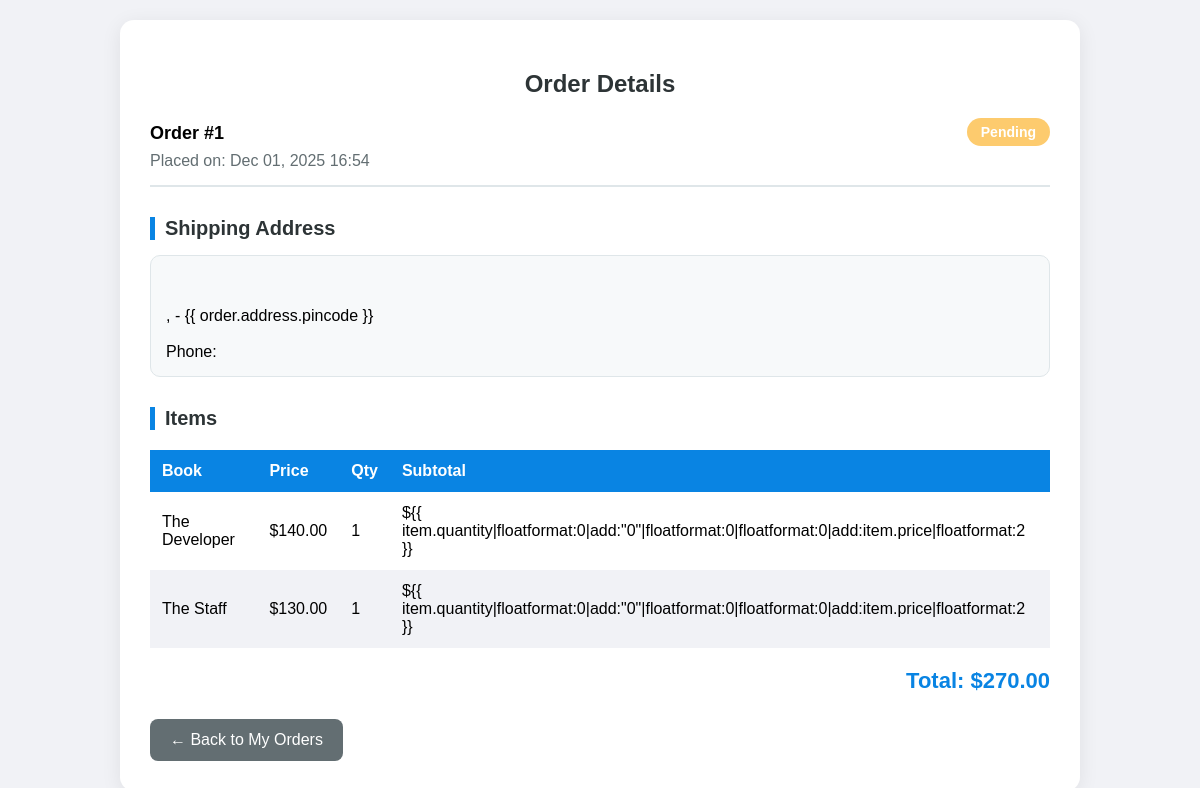
The page /ebook/orders/1/ (signed in) on the database its author committed.
### ebookapp/models.py (models this page shows, shortened)
class Order(models.Model):
    user = models.ForeignKey(User, on_delete=models.CASCADE)
    address = models.ForeignKey("Address", on_delete=models.SET_NULL, null=True, blank=True)
    total_amount = models.DecimalField(max_digits=10, decimal_places=2)
    created_at = models.DateTimeField(auto_now_add=True)
    STATUS_CHOICES = (
        ("PENDING", "Pending"),
        ("PROCESSING", "Processing"),
        ("SHIPPED", "Shipped"),
        ("DELIVERED", "Delivered"),
    )
    status = models.CharField(max_length=20, choices=STATUS_CHOICES, default="PENDING")

class OrderItem(models.Model):
    order = models.ForeignKey(Order, related_name="items", on_delete=models.CASCADE)
    book = models.ForeignKey(Book, on_delete=models.CASCADE)
    quantity = models.PositiveIntegerField()
    price = models.DecimalField(max_digits=8, decimal_places=2)

class Book(models.Model):
    title = models.CharField(max_length=20)
    author = models.CharField(max_length=20)
    description = models.TextField()
    price = models.DecimalField(max_digits=5,decimal_places=2)
    stock = models.PositiveIntegerField(default=0)
    category = models.ForeignKey(Category,on_delete=models.CASCADE)
    slug = models.SlugField(unique=True)
    created_at = models.DateTimeField(auto_now_add=True)
    cover_image = models.ImageField(upload_to="books/", blank=True, null=True)
    class Meta:
        ordering = ["title"]

### ebookapp/views.py (the view)
# urls.py: path("orders/<int:order_id>/", order_detail, name="order_detail"),
@login_required
def order_detail(request, order_id):
    order = get_object_or_404(Order, id=order_id, user=request.user)
    return render(request, "ebookapp/order_detail.html", {"order": order})

### ebookapp/views.py (called while the page is built)
def cart_count(request):
    if request.user.is_authenticated:
        count = CartItem.objects.filter(user=request.user).count()
    else:
        count = 0
    return {"cart_count": count}

### templates/ebookapp/order_detail.html (shortened to what this page needs)
<!DOCTYPE html>
<html>
  <head>
  </head>
  <body>
    <div class="container">
      <h2>Order Details</h2>
      <div class="order-header">
        <div>
          <div class="order-id">Order #{{ order.id }}</div>
          <div class="order-date">
            Placed on: {{ order.created_at|date:"M d, Y H:i" }}
          </div>
        </div>
        <div>
          <span
            class="status-badge {% if order.status == 'PENDING' %}status-pending {% elif order.status == 'PROCESSING' %}status-processing {% elif order.status == 'SHIPPED' %}status-shipped {% elif order.status == 'DELIVERED' %}status-delivered {% endif %}"
          >
            {{ order.status|title }}
          </span>
        </div>
      </div>
      <div class="section-title">Shipping Address</div>
      <div class="address-box">
        <strong>{{ order.address.full_name }}</strong><br />
        {{ order.address.address_line1 }}<br />
         {{ order.address.city }}, {{ order.address.state }} - {{
        order.address.pincode }}<br />
        {{ order.address.country }}<br />
        Phone: {{ order.address.phone }}
      </div>
      <div class="section-title">Items</div>
      <table>
        <thead>
          <tr>
            <th>Book</th>
            <th>Price</th>
            <th>Qty</th>
            <th>Subtotal</th>
          </tr>
        </thead>
        <tbody>
          {% for item in order.items.all %}
          <tr>
            <td>{{ item.book.title }}</td>
            <td>${{ item.price|floatformat:2 }}</td>
            <td>{{ item.quantity }}</td>
            <td>
              ${{
              item.quantity|floatformat:0|add:"0"|floatformat:0|floatformat:0|add:item.price|floatformat:2
              }}
            </td>
          </tr>
          {% endfor %}
        </tbody>
      </table>
      <div class="total-box">
        Total: ${{ order.total_amount|floatformat:2 }}
      </div>
      <a href="{% url 'my_orders' %}" class="back-btn">← Back to My Orders</a>
    </div>
  </body>
</html>

### templates/ebookapp/order_detail.html (style rules this page uses)
body { font-family: Arial, sans-serif; margin: 0; background: #f1f2f6; padding: 20px; }
.container { max-width: 900px; margin: auto; background: #ffffff; padding: 30px; border-radius: 14px; box-shadow: 0 4px 20px rgba(0, 0, 0, 0.08); }
h2 { text-align: center; color: #2d3436; }
.order-header { display: flex; justify-content: space-between; margin-top: 25px; padding-bottom: 15px; border-bottom: 2px solid #dfe6e9; }
.order-id { font-size: 18px; font-weight: bold; }
.order-date, .order-status { color: #636e72; margin-top: 8px; }
.status-badge { padding: 6px 14px; border-radius: 30px; font-size: 14px; color: white; font-weight: bold; }
.status-pending { background: #fdcb6e; }
.section-title { margin-top: 30px; font-size: 20px; font-weight: bold; color: #2d3436; border-left: 5px solid #0984e3; padding-left: 10px; }
.address-box { margin-top: 15px; padding: 15px; background: #f7f9fa; border-radius: 10px; border: 1px solid #dfe6e9; }
table { width: 100%; margin-top: 20px; border-collapse: collapse; }
table th, table td { padding: 12px; text-align: left; }
table th { background: #0984e3; color: white; }
table tr:nth-child(even) { background: #f1f2f6; }
table tr:nth-child(odd) { background: #ffffff; }
.total-box { text-align: right; margin-top: 20px; font-size: 22px; font-weight: bold; color: #0984e3; }
.back-btn { display: inline-block; margin-top: 25px; padding: 12px 20px; background: #636e72; color: white; border-radius: 8px; text-decoration: none; transition: 0.2s; }

### rows shown on the page
Order: id "1", created_at "Dec 01, 2025 16:54", status "Pending", total_amount "270.00"
OrderItem: book "The Developer", price "140.00", quantity "1"
OrderItem: book "The Staff", price "130.00", quantity "1"
